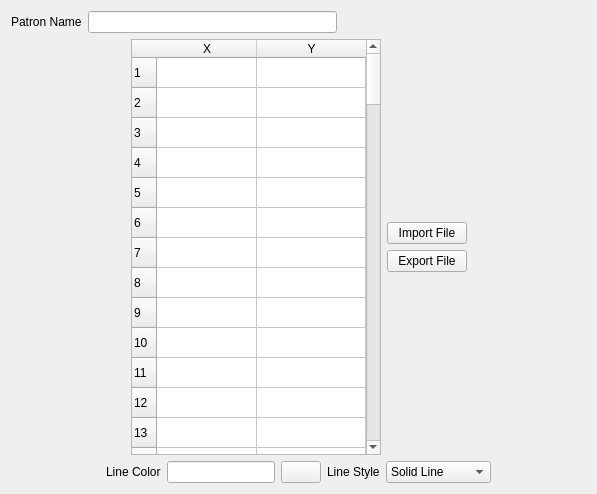
<?xml version="1.0" encoding="UTF-8"?>
<ui version="4.0">
 <class>CurvesXYPatronEditor</class>
 <widget class="QWidget" name="CurvesXYPatronEditor">
  <property name="geometry">
   <rect>
    <x>0</x>
    <y>0</y>
    <width>597</width>
    <height>494</height>
   </rect>
  </property>
  <property name="windowTitle">
   <string>Form</string>
  </property>
  <layout class="QVBoxLayout" name="verticalLayout_2">
   <item>
    <layout class="QHBoxLayout" name="horizontalLayout_3">
     <item>
      <widget class="QLabel" name="label_3">
       <property name="text">
        <string>Patron Name</string>
       </property>
      </widget>
     </item>
     <item>
      <widget class="QLineEdit" name="nameLineEdit"/>
     </item>
     <item>
      <spacer name="horizontalSpacer_5">
       <property name="orientation">
        <enum>Qt::Horizontal</enum>
       </property>
       <property name="sizeHint" stdset="0">
        <size>
         <width>40</width>
         <height>20</height>
        </size>
       </property>
      </spacer>
     </item>
    </layout>
   </item>
   <item>
    <layout class="QHBoxLayout" name="horizontalLayout_2">
     <item>
      <spacer name="horizontalSpacer_2">
       <property name="orientation">
        <enum>Qt::Horizontal</enum>
       </property>
       <property name="sizeHint" stdset="0">
        <size>
         <width>40</width>
         <height>20</height>
        </size>
       </property>
      </spacer>
     </item>
     <item>
      <widget class="QTableWidget" name="tableWidget">
       <property name="minimumSize">
        <size>
         <width>250</width>
         <height>0</height>
        </size>
       </property>
       <property name="maximumSize">
        <size>
         <width>250</width>
         <height>16777215</height>
        </size>
       </property>
       <property name="horizontalScrollBarPolicy">
        <enum>Qt::ScrollBarAlwaysOff</enum>
       </property>
       <property name="rowCount">
        <number>100</number>
       </property>
       <attribute name="horizontalHeaderStretchLastSection">
        <bool>true</bool>
       </attribute>
       <row/>
       <row/>
       <row/>
       <row/>
       <row/>
       <row/>
       <row/>
       <row/>
       <row/>
       <row/>
       <row/>
       <row/>
       <row/>
       <row/>
       <row/>
       <row/>
       <row/>
       <row/>
       <row/>
       <row/>
       <row/>
       <row/>
       <row/>
       <row/>
       <row/>
       <row/>
       <row/>
       <row/>
       <row/>
       <row/>
       <row/>
       <row/>
       <row/>
       <row/>
       <row/>
       <row/>
       <row/>
       <row/>
       <row/>
       <row/>
       <row/>
       <row/>
       <row/>
       <row/>
       <row/>
       <row/>
       <row/>
       <row/>
       <row/>
       <row/>
       <row/>
       <row/>
       <row/>
       <row/>
       <row/>
       <row/>
       <row/>
       <row/>
       <row/>
       <row/>
       <row/>
       <row/>
       <row/>
       <row/>
       <row/>
       <row/>
       <row/>
       <row/>
       <row/>
       <row/>
       <row/>
       <row/>
       <row/>
       <row/>
       <row/>
       <row/>
       <row/>
       <row/>
       <row/>
       <row/>
       <row/>
       <row/>
       <row/>
       <row/>
       <row/>
       <row/>
       <row/>
       <row/>
       <row/>
       <row/>
       <row/>
       <row/>
       <row/>
       <row/>
       <row/>
       <row/>
       <row/>
       <row/>
       <row/>
       <row/>
       <column>
        <property name="text">
         <string>X</string>
        </property>
       </column>
       <column>
        <property name="text">
         <string>Y</string>
        </property>
       </column>
      </widget>
     </item>
     <item>
      <layout class="QVBoxLayout" name="verticalLayout">
       <item>
        <spacer name="verticalSpacer">
         <property name="orientation">
          <enum>Qt::Vertical</enum>
         </property>
         <property name="sizeHint" stdset="0">
          <size>
           <width>20</width>
           <height>40</height>
          </size>
         </property>
        </spacer>
       </item>
       <item>
        <widget class="QPushButton" name="importPushButton">
         <property name="text">
          <string>Import File</string>
         </property>
        </widget>
       </item>
       <item>
        <widget class="QPushButton" name="exportPushButton">
         <property name="text">
          <string>Export File</string>
         </property>
        </widget>
       </item>
       <item>
        <spacer name="verticalSpacer_2">
         <property name="orientation">
          <enum>Qt::Vertical</enum>
         </property>
         <property name="sizeHint" stdset="0">
          <size>
           <width>20</width>
           <height>40</height>
          </size>
         </property>
        </spacer>
       </item>
      </layout>
     </item>
     <item>
      <spacer name="horizontalSpacer_3">
       <property name="orientation">
        <enum>Qt::Horizontal</enum>
       </property>
       <property name="sizeHint" stdset="0">
        <size>
         <width>40</width>
         <height>20</height>
        </size>
       </property>
      </spacer>
     </item>
    </layout>
   </item>
   <item>
    <layout class="QHBoxLayout" name="horizontalLayout">
     <item>
      <spacer name="horizontalSpacer_4">
       <property name="orientation">
        <enum>Qt::Horizontal</enum>
       </property>
       <property name="sizeHint" stdset="0">
        <size>
         <width>40</width>
         <height>20</height>
        </size>
       </property>
      </spacer>
     </item>
     <item>
      <widget class="QLabel" name="label">
       <property name="text">
        <string>Line Color</string>
       </property>
      </widget>
     </item>
     <item>
      <widget class="ColorLineEdit" name="colorLineEdit"/>
     </item>
     <item>
      <widget class="QPushButton" name="colorPushButton">
       <property name="text">
        <string/>
       </property>
       <property name="icon">
        <iconset resource="../../resources/icons/icons.qrc">
         <normaloff>:/icons8_paint_palette_50px.png</normaloff>:/icons8_paint_palette_50px.png</iconset>
       </property>
      </widget>
     </item>
     <item>
      <widget class="QLabel" name="label_2">
       <property name="text">
        <string>Line Style</string>
       </property>
      </widget>
     </item>
     <item>
      <widget class="QComboBox" name="lineStyleComboBox">
       <item>
        <property name="text">
         <string>Solid Line</string>
        </property>
       </item>
       <item>
        <property name="text">
         <string>Dash Line</string>
        </property>
       </item>
       <item>
        <property name="text">
         <string>Dot Line</string>
        </property>
       </item>
       <item>
        <property name="text">
         <string>DashDot Line</string>
        </property>
       </item>
      </widget>
     </item>
     <item>
      <spacer name="horizontalSpacer">
       <property name="orientation">
        <enum>Qt::Horizontal</enum>
       </property>
       <property name="sizeHint" stdset="0">
        <size>
         <width>40</width>
         <height>20</height>
        </size>
       </property>
      </spacer>
     </item>
    </layout>
   </item>
  </layout>
 </widget>
 <customwidgets>
  <customwidget>
   <class>ColorLineEdit</class>
   <extends>QLineEdit</extends>
   <header>ui/util/colorlineedit.h</header>
  </customwidget>
 </customwidgets>
 <resources>
  <include location="../../resources/icons/icons.qrc"/>
 </resources>
 <connections/>
</ui>
